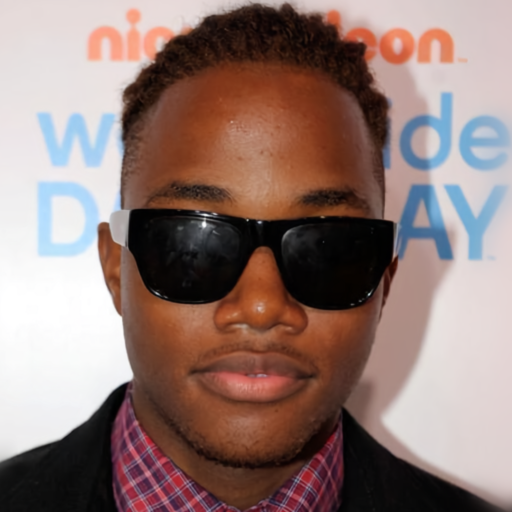
#> input picture data/samples/source/00225.png, 1024 x 1024 px (shown at 1/2 size)
$ jupyter execute --allow-errors face_editing_demo.ipynb
#> lines starting #> are read from the running program, lines starting #| are printed output that depends on the picture; after the words box and inside, x2 and y2 are one past the last pixel; in counts of white or black regions, pixels touching at a corner belong together
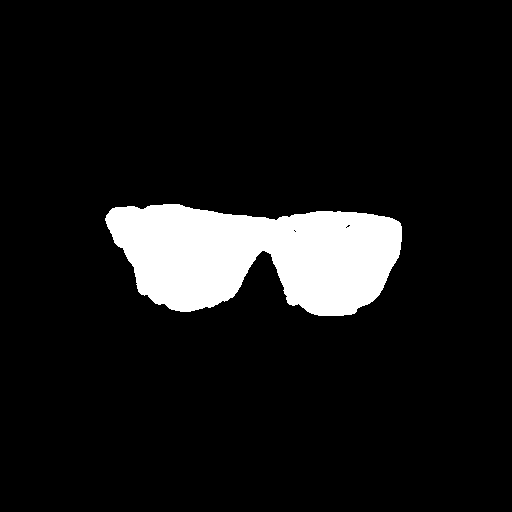
#> input picture data/samples/mask/00225.png, 512 x 512 px
#> `mask = plt.imread('data/samples/mask/00225.png')`: mask: shape (512, 512) float32; values 0 (black) and 1 (white), 9.1% white; 1 white region, box (x1, y1, x2, y2) and area: (105, 204, 402, 316) 23756
[cell 1]
import os
import torch
from glob import glob
import numpy as np
import matplotlib.pyplot as plt
from tqdm.notebook import tqdm
import cv2
from PIL import Image
import torchvision.transforms.functional as F
import torch.nn as nn
from scipy.ndimage import filters

def xdog(files):
#> called with files = 'data/samples/source/00225.png'
    size = 512
    Gamma = 0.97;
    Phi = 200;
    Epsilon = 0.1;
    k = 2.5;
    Sigma = 1.5
    im = Image.open(files).convert('L')
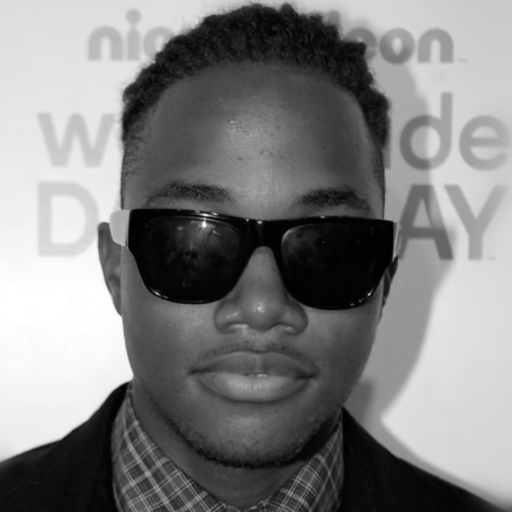
#> im: PIL image 1024x1024 L (shown at 1/2 size); min 0, max 255, mean 128.1
    im2 = filters.gaussian_filter(im, Sigma)
    im3 = filters.gaussian_filter(im, Sigma * k)
    differencedIm2 = im2 - (Gamma * im3)
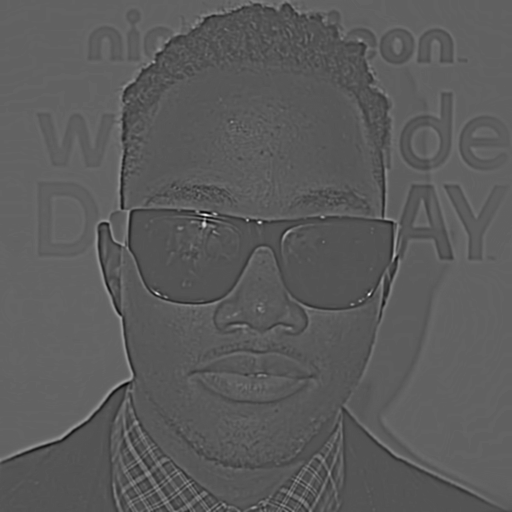
#> differencedIm2: shape (1024, 1024) float64 (shown at 1/2 size); min -37.94, max 78.72, mean 3.9; drawn with min black and max white
    edge = 1 + np.tanh(Phi * (differencedIm2 - Epsilon))
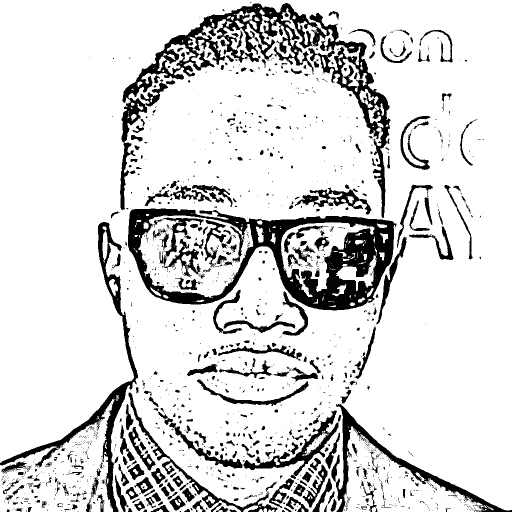
#> edge: shape (1024, 1024) float64 (shown at 1/2 size); min 0, max 2, mean 1.7; drawn with min black and max white
    edge = edge.clip(0, 1)

    edge *= 255
    edge = cv2.resize(edge, (size, size), interpolation=cv2.INTER_AREA)
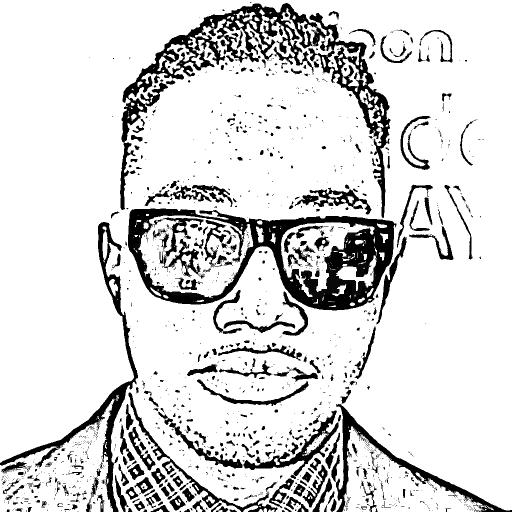
#> edge: shape (512, 512) float64; min 0, max 255, mean 216.6
    return edge

def to_tensor(img, norm=False):
    img = Image.fromarray(img)
    img_t = F.to_tensor(img).float()
    if norm:
        img_t = F.normalize(img_t, mean=(0.5, 0.5, 0.5), std=(0.5, 0.5, 0.5))
    return img_t

def sketch_to_tensor(sketch):
    sketch = Image.fromarray(sketch)
    sketch_t = F.to_tensor(sketch).float()
    sketch_t = F.normalize(sketch_t, mean=(0.5,), std=(0.5,))
    return sketch_t

def resize(img, height, width, center_crop=False):
    imgh, imgw = img.shape[0:2]

    if center_crop and imgh != imgw:
        # center crop
        side = np.minimum(imgh, imgw)
        j = (imgh - side) // 2
        i = (imgw - side) // 2
        img = img[j:j + side, i:i + side, ...]

    if imgh > height and imgw > width:
        inter = cv2.INTER_AREA
    else:
        inter = cv2.INTER_LINEAR
    img = cv2.resize(img, (height, width), interpolation=inter)

    return img

#> (a cell that did not finish here is left out)

[cell 3]
src_img = cv2.imread('data/samples/source/00225.png')[:,:,::-1]
mask = plt.imread('data/samples/mask/00225.png')
origin_sketch = xdog('data/samples/source/00225.png') / 255.0
kernel = cv2.getStructuringElement(cv2.MORPH_ELLIPSE, (3,3))
sketch = 1. - plt.imread('data/samples/sketch/00225.png')
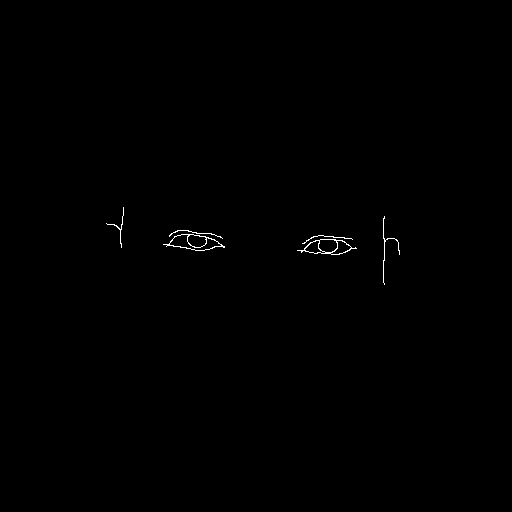
#> input picture data/samples/sketch/00225.png, 512 x 512 px
#> sketch: shape (512, 512) float32; values 0 (black) and 1 (white), 99.8% white; black in thin lines or dots, all inside (x1, y1, x2, y2) = (106, 207, 400, 285)
sketch = cv2.erode(sketch, kernel)
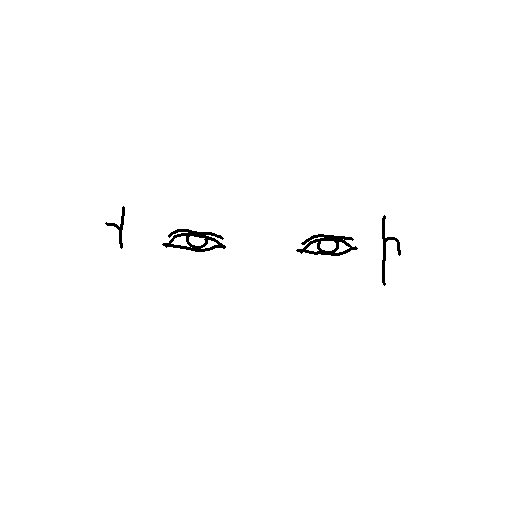
#> sketch: shape (512, 512) float32; values 0 (black) and 1 (white), 99.4% white; 4 black regions, box (x1, y1, x2, y2) and area: (162, 229, 226, 252) 634, (296, 234, 358, 256) 593, (382, 215, 401, 286) 294, (105, 206, 125, 249) 174
combined_sketch = origin_sketch * (1-mask) + sketch * mask
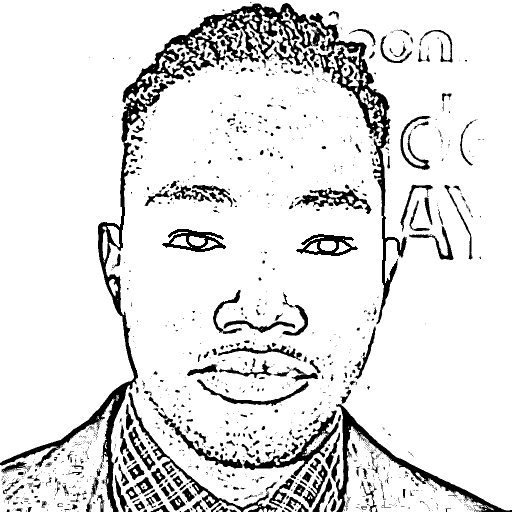
#> combined_sketch: shape (512, 512) float64; min 0, max 1, mean 0.886
plt.figure(figsize=(20,5))
plt.subplot(1,4,1)
plt.imshow(src_img)
plt.subplot(1,4,2)
plt.imshow(mask)
plt.subplot(1,4,3)
plt.imshow(sketch)
plt.subplot(1,4,4)
plt.imshow(combined_sketch)
plt.show()

[cell 4]
items = {}
mask = cv2.resize(mask, (256, 256), interpolation=cv2.INTER_NEAREST)
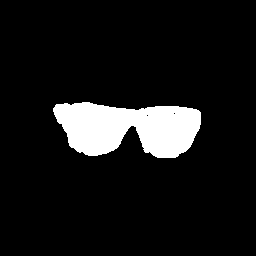
#> mask: shape (256, 256) float32; values 0 (black) and 1 (white), 9.1% white; 1 white region, box (x1, y1, x2, y2) and area: (53, 102, 201, 158) 5936
#> (the rest of this cell did not finish here and is left out)

sketch = combined_sketch
sketch = cv2.resize(sketch, (256, 256), interpolation=cv2.INTER_AREA)
sketch = sketch_to_tensor(sketch).unsqueeze(0).cuda()
items['sketch'] = sketch
img = src_img
img = resize(img, 256, 256)
items['img'] = to_tensor(img, norm=True).unsqueeze(0).cuda()
fake_img = model.sample(items['img'],
                        items['sketch'],
                        items['mask'],
                        temperature=config.temperature,
                        greed=True, top_k=None)
m = get_combined_mask(items['mask'])
combined_img = items['img'] * (1 - m) + fake_img * m
fake_img = postprocess(fake_img)[0].cpu().numpy()
combined_img = postprocess(combined_img)[0].cpu().numpy()
print(fake_img.shape)
